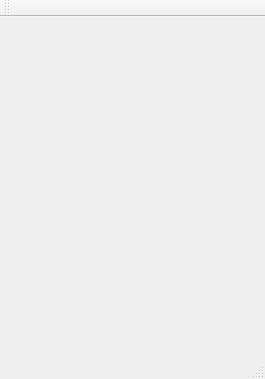
<?xml version="1.0" encoding="UTF-8"?>
<ui version="4.0">
 <class>MainWindow</class>
 <widget class="QMainWindow" name="MainWindow">
  <property name="geometry">
   <rect>
    <x>0</x>
    <y>0</y>
    <width>265</width>
    <height>379</height>
   </rect>
  </property>
  <property name="windowTitle">
   <string>ToDoStack</string>
  </property>
  <widget class="QWidget" name="centralWidget"/>
  <widget class="QMenuBar" name="menuBar">
   <property name="geometry">
    <rect>
     <x>0</x>
     <y>0</y>
     <width>265</width>
     <height>26</height>
    </rect>
   </property>
  </widget>
  <widget class="QToolBar" name="mainToolBar">
   <attribute name="toolBarArea">
    <enum>TopToolBarArea</enum>
   </attribute>
   <attribute name="toolBarBreak">
    <bool>false</bool>
   </attribute>
  </widget>
  <widget class="QStatusBar" name="statusBar"/>
 </widget>
 <layoutdefault spacing="6" margin="11"/>
 <resources/>
 <connections/>
</ui>
